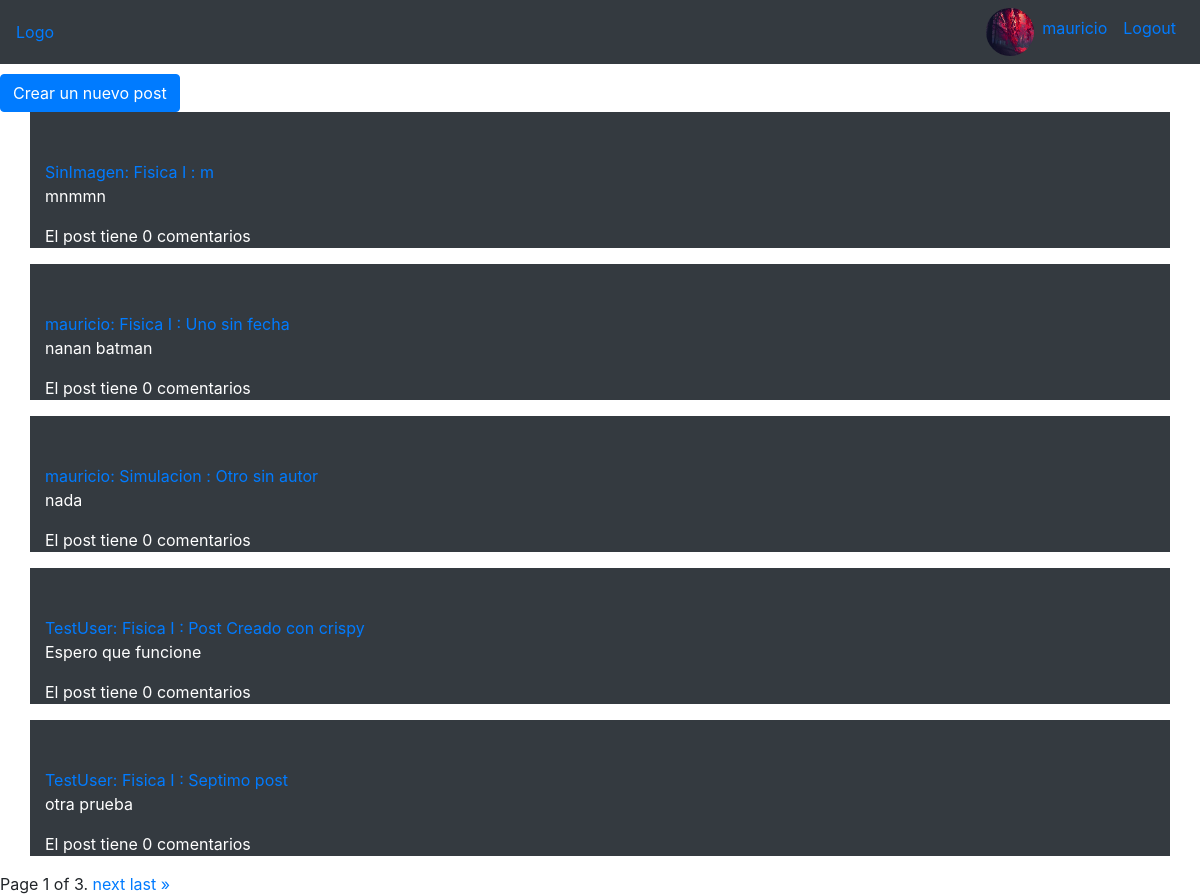
/posts/ (signed in), run on an earlier commit of the app's database.
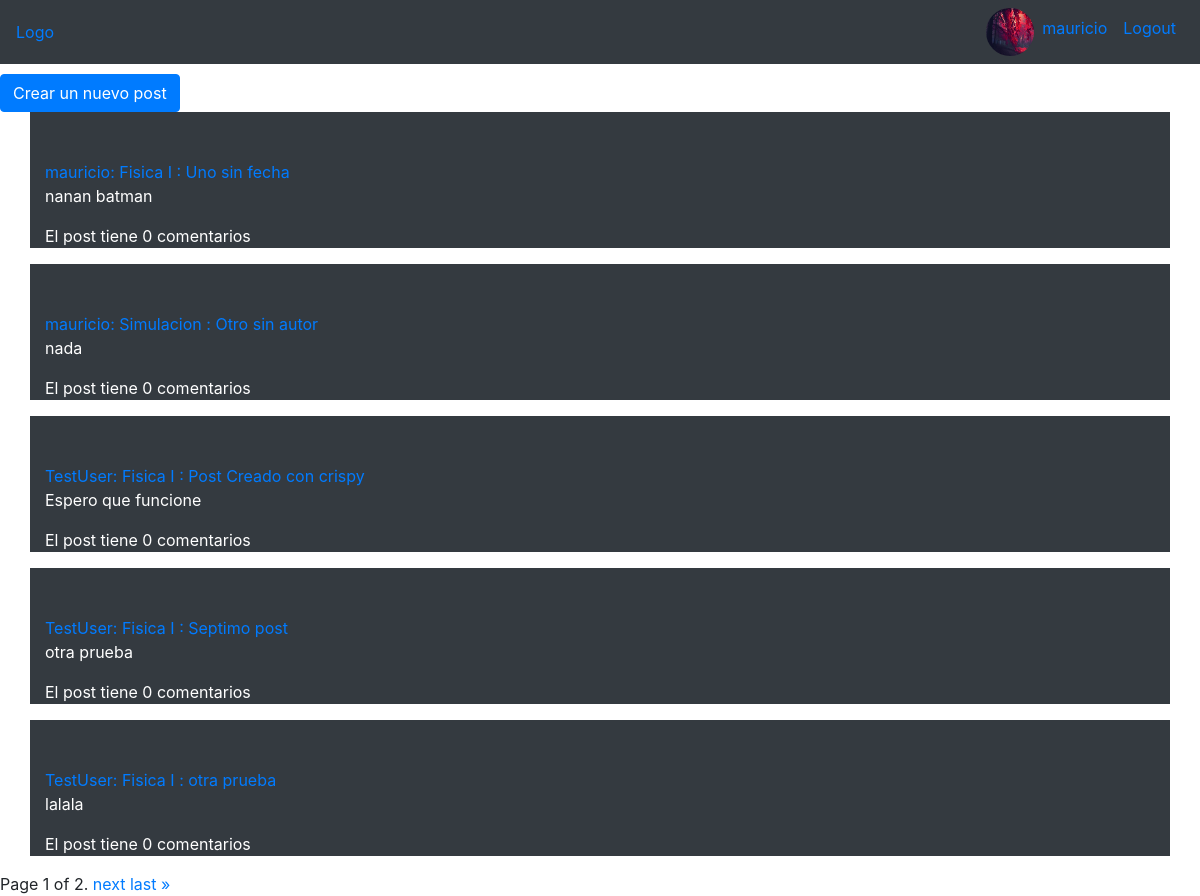
And on a later commit of the database.
### blog/models.py (models this page shows, shortened)
class Post(models.Model):
	contenido = models.TextField()
	titulo = models.CharField(max_length = 1000)
	imagen1 = models.ImageField( upload_to = 'post_pics' , null=True, blank=True)
	imagen2 = models.ImageField( upload_to = 'post_pics' ,null=True, blank=True)
	imagen3 = models.ImageField( upload_to = 'post_pics' , null=True, blank=True)
	fecha_creacion = models.DateTimeField(default = timezone.now)
	autor = models.ForeignKey(User, on_delete=models.CASCADE)
	materia = models.ForeignKey('Materia', on_delete=models.CASCADE)

class Materia(models.Model):
	nombre = models.CharField(max_length=100)
	anio = models.DateTimeField(default = timezone.now)
	carreras = models.ManyToManyField('Carrera')
	def __str__(self):
		return self.nombre

### blog/views.py (the view)
# urls.py: path('', HomePostDetailView.as_view(), name='blog-home'),
class HomePostDetailView(ListView):
	context_object_name = 'posts'
	paginate_by = 5
	ordering = ['-fecha_creacion']
	model = Post

### blog/templates/blog/post_list.html (shortened to what this page needs)
{% extends "blog/base.html" %}
{% block content %}
	<a class="btn btn-primary" href="{% url 'post-nuevo' %}">Crear un nuevo post</a>
	{% for post in posts %}
		<div class="container pt-5 bg-dark text-white">
		<a href="{% url 'post-detail' post.id %}" class="text-primary">{{ post.autor }}:    {{ post.materia }} :  {{post.titulo}}</a>
		<p> {{ post.contenido }} </p>
		<p>El post tiene {{ post.comentario_set.all | length }} comentarios</p>
		</div>
	{% endfor %}
	<div class="pagination">
		<span class="step-links">
			<span class="current">
				Page {{ page_obj.number }} of {{ page_obj.paginator.num_pages }}.
			</span>
			{% if page_obj.has_next %}
			<a href="?page={{ page_obj.next_page_number }}">next</a>
			<a href="?page={{ page_obj.paginator.num_pages }}">last &raquo;</a>
			{% endif %}
		</span>
	</div>
{% endblock %}

What changed in the data, as far as the page shows it:
removed Post: autor "SinImagen", materia "Fisica I", titulo "m", contenido "mnmmn", comentario_set.all|length "0"
now on this page (row unchanged): Post: autor "TestUser", materia "Fisica I", titulo "otra prueba", contenido "lalala", comentario_set.all|length "0"
Also different on the page:
{{ page_obj.paginator.num_pages }}: "3" → "2"
